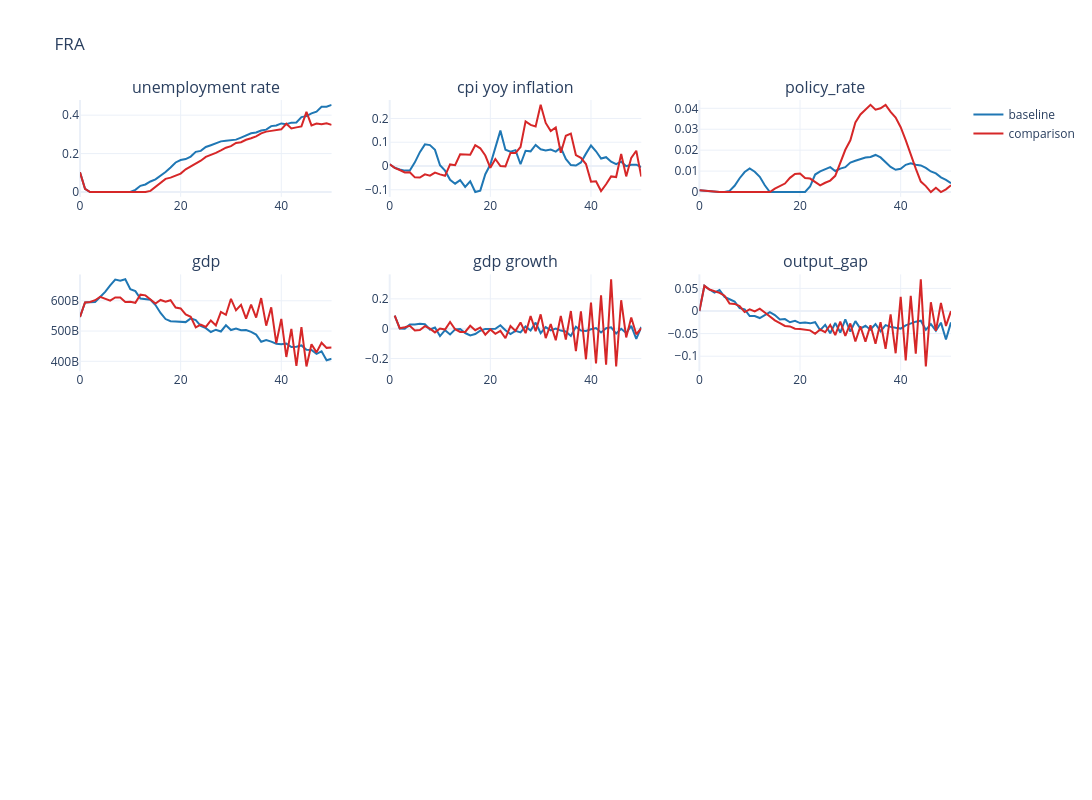

Source (notebook cell):
### Code cell
policy_cols = [
    'unemployment rate', 'cpi yoy inflation', 'policy_rate', 'gdp', 'gdp growth', 'output_gap',
    ]


plot_output(
    df=df_base[policy_cols],
    df_compare=df_benchmark[policy_cols],
    no_rows=4,
    no_cols=3,
    country_code=cfg.country_iso3,
    line_color="#1f77b4",
    base_height=200,
    base_width=400,
)
